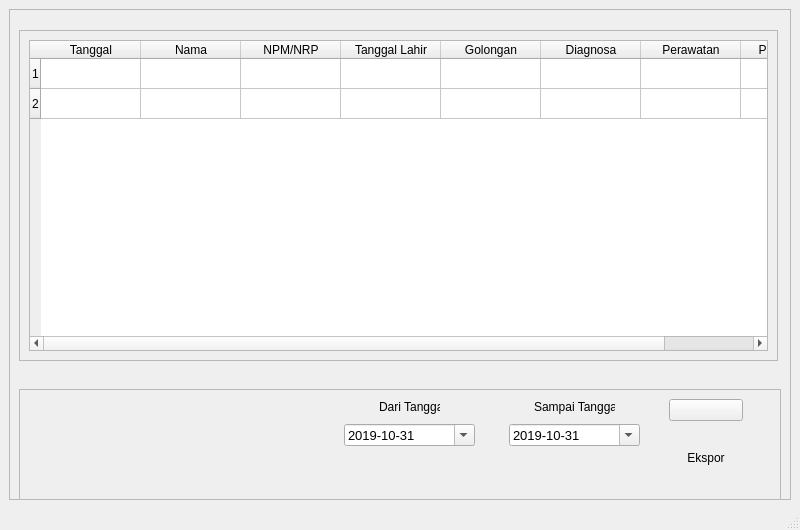
<?xml version="1.0" encoding="UTF-8"?>
<ui version="4.0">
 <class>MainWindow</class>
 <widget class="QMainWindow" name="MainWindow">
  <property name="geometry">
   <rect>
    <x>0</x>
    <y>0</y>
    <width>800</width>
    <height>530</height>
   </rect>
  </property>
  <property name="windowTitle">
   <string>MainWindow</string>
  </property>
  <widget class="QWidget" name="centralwidget">
   <widget class="QFrame" name="frame">
    <property name="geometry">
     <rect>
      <x>9</x>
      <y>9</y>
      <width>782</width>
      <height>491</height>
     </rect>
    </property>
    <property name="frameShape">
     <enum>QFrame::StyledPanel</enum>
    </property>
    <property name="frameShadow">
     <enum>QFrame::Raised</enum>
    </property>
    <widget class="QFrame" name="frame_4">
     <property name="geometry">
      <rect>
       <x>10</x>
       <y>21</y>
       <width>759</width>
       <height>331</height>
      </rect>
     </property>
     <property name="frameShape">
      <enum>QFrame::StyledPanel</enum>
     </property>
     <property name="frameShadow">
      <enum>QFrame::Raised</enum>
     </property>
     <layout class="QGridLayout" name="gridLayout_4">
      <item row="0" column="0">
       <widget class="QTableWidget" name="tableWidget">
        <property name="editTriggers">
         <set>QAbstractItemView::NoEditTriggers</set>
        </property>
        <row>
         <property name="text">
          <string>1</string>
         </property>
        </row>
        <row>
         <property name="text">
          <string>2</string>
         </property>
        </row>
        <column>
         <property name="text">
          <string>Tanggal</string>
         </property>
        </column>
        <column>
         <property name="text">
          <string>Nama</string>
         </property>
        </column>
        <column>
         <property name="text">
          <string>NPM/NRP</string>
         </property>
        </column>
        <column>
         <property name="text">
          <string>Tanggal Lahir</string>
         </property>
        </column>
        <column>
         <property name="text">
          <string>Golongan</string>
         </property>
        </column>
        <column>
         <property name="text">
          <string>Diagnosa</string>
         </property>
        </column>
        <column>
         <property name="text">
          <string>Perawatan</string>
         </property>
        </column>
        <column>
         <property name="text">
          <string>Pengobatan</string>
         </property>
        </column>
       </widget>
      </item>
     </layout>
    </widget>
    <widget class="QFrame" name="frame_3">
     <property name="geometry">
      <rect>
       <x>10</x>
       <y>380</y>
       <width>762</width>
       <height>121</height>
      </rect>
     </property>
     <property name="frameShape">
      <enum>QFrame::StyledPanel</enum>
     </property>
     <property name="frameShadow">
      <enum>QFrame::Raised</enum>
     </property>
     <widget class="QLabel" name="label_2">
      <property name="geometry">
       <rect>
        <x>360</x>
        <y>10</y>
        <width>61</width>
        <height>16</height>
       </rect>
      </property>
      <property name="text">
       <string>Dari Tanggal</string>
      </property>
     </widget>
     <widget class="QLabel" name="label_6">
      <property name="geometry">
       <rect>
        <x>515</x>
        <y>10</y>
        <width>81</width>
        <height>16</height>
       </rect>
      </property>
      <property name="text">
       <string>Sampai Tanggal</string>
      </property>
     </widget>
     <widget class="QWidget" name="layoutWidget">
      <property name="geometry">
       <rect>
        <x>0</x>
        <y>0</y>
        <width>7</width>
        <height>15</height>
       </rect>
      </property>
      <layout class="QVBoxLayout" name="verticalLayout_2">
       <item>
        <widget class="QLabel" name="label_4">
         <property name="text">
          <string/>
         </property>
         <property name="alignment">
          <set>Qt::AlignCenter</set>
         </property>
        </widget>
       </item>
      </layout>
     </widget>
     <widget class="QWidget" name="layoutWidget">
      <property name="geometry">
       <rect>
        <x>650</x>
        <y>10</y>
        <width>74</width>
        <height>89</height>
       </rect>
      </property>
      <layout class="QVBoxLayout" name="verticalLayout">
       <item>
        <widget class="QPushButton" name="pushButton">
         <property name="text">
          <string/>
         </property>
         <property name="icon">
          <iconset resource="img_rsc.qrc">
           <normaloff>:/images/img/export.png</normaloff>:/images/img/export.png</iconset>
         </property>
         <property name="iconSize">
          <size>
           <width>60</width>
           <height>60</height>
          </size>
         </property>
        </widget>
       </item>
       <item>
        <widget class="QLabel" name="label_5">
         <property name="text">
          <string>Ekspor</string>
         </property>
         <property name="alignment">
          <set>Qt::AlignCenter</set>
         </property>
        </widget>
       </item>
      </layout>
     </widget>
     <widget class="QDateEdit" name="dateEdit_2">
      <property name="geometry">
       <rect>
        <x>325</x>
        <y>35</y>
        <width>131</width>
        <height>22</height>
       </rect>
      </property>
      <property name="font">
       <font>
        <pointsize>10</pointsize>
       </font>
      </property>
      <property name="autoFillBackground">
       <bool>false</bool>
      </property>
      <property name="displayFormat">
       <string>yyyy-MM-dd</string>
      </property>
      <property name="calendarPopup">
       <bool>true</bool>
      </property>
      <property name="timeSpec">
       <enum>Qt::LocalTime</enum>
      </property>
      <property name="date">
       <date>
        <year>2019</year>
        <month>10</month>
        <day>31</day>
       </date>
      </property>
     </widget>
     <widget class="QDateEdit" name="dateEdit_3">
      <property name="geometry">
       <rect>
        <x>490</x>
        <y>35</y>
        <width>131</width>
        <height>22</height>
       </rect>
      </property>
      <property name="font">
       <font>
        <pointsize>10</pointsize>
       </font>
      </property>
      <property name="autoFillBackground">
       <bool>false</bool>
      </property>
      <property name="displayFormat">
       <string>yyyy-MM-dd</string>
      </property>
      <property name="calendarPopup">
       <bool>true</bool>
      </property>
      <property name="timeSpec">
       <enum>Qt::LocalTime</enum>
      </property>
      <property name="date">
       <date>
        <year>2019</year>
        <month>10</month>
        <day>31</day>
       </date>
      </property>
     </widget>
    </widget>
   </widget>
  </widget>
  <widget class="QMenuBar" name="menubar">
   <property name="geometry">
    <rect>
     <x>0</x>
     <y>0</y>
     <width>800</width>
     <height>21</height>
    </rect>
   </property>
  </widget>
  <widget class="QStatusBar" name="statusbar"/>
 </widget>
 <resources>
  <include location="img_rsc.qrc"/>
  <include location="img_rsc.qrc"/>
 </resources>
 <connections/>
</ui>
